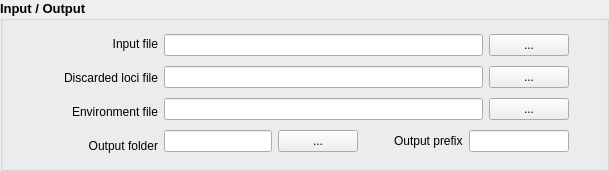
  <widget class="QGroupBox" name="groupBox">
   <property name="geometry">
    <rect>
     <x>12</x>
     <y>2</y>
     <width>609</width>
     <height>171</height>
    </rect>
   </property>
   <property name="font">
    <font>
     <pointsize>10</pointsize>
     <weight>75</weight>
     <bold>true</bold>
    </font>
   </property>
   <property name="title">
    <string>Input / Output</string>
   </property>
   <widget class="QWidget" name="">
    <property name="geometry">
     <rect>
      <x>0</x>
      <y>30</y>
      <width>609</width>
      <height>130</height>
     </rect>
    </property>
    <layout class="QHBoxLayout" name="horizontalLayout_5">
     <item>
      <spacer name="horizontalSpacer_3">
       <property name="orientation">
        <enum>Qt::Horizontal</enum>
       </property>
       <property name="sizeHint" stdset="0">
        <size>
         <width>40</width>
         <height>20</height>
        </size>
       </property>
      </spacer>
     </item>
     <item>
      <layout class="QVBoxLayout" name="verticalLayout_3">
       <item>
        <widget class="QLabel" name="label">
         <property name="font">
          <font>
           <pointsize>9</pointsize>
           <weight>50</weight>
           <bold>false</bold>
          </font>
         </property>
         <property name="toolTip">
          <string>Path to the input file (genotypic data)</string>
         </property>
         <property name="locale">
          <locale language="English" country="UnitedStates"/>
         </property>
         <property name="text">
          <string>Input file</string>
         </property>
         <property name="alignment">
          <set>Qt::AlignRight|Qt::AlignTrailing|Qt::AlignVCenter</set>
         </property>
        </widget>
       </item>
       <item>
        <widget class="QLabel" name="label_5">
         <property name="font">
          <font>
           <pointsize>9</pointsize>
           <weight>50</weight>
           <bold>false</bold>
          </font>
         </property>
         <property name="toolTip">
          <string>Path to the file containing the
discarded loci</string>
         </property>
         <property name="locale">
          <locale language="English" country="UnitedStates"/>
         </property>
         <property name="text">
          <string>Discarded loci file</string>
         </property>
         <property name="alignment">
          <set>Qt::AlignRight|Qt::AlignTrailing|Qt::AlignVCenter</set>
         </property>
        </widget>
       </item>
       <item>
        <widget class="QLabel" name="envLabel">
         <property name="font">
          <font>
           <pointsize>9</pointsize>
           <weight>50</weight>
           <bold>false</bold>
          </font>
         </property>
         <property name="toolTip">
          <string>Path to the file containing
the environmental data</string>
         </property>
         <property name="locale">
          <locale language="English" country="UnitedStates"/>
         </property>
         <property name="text">
          <string>Environment file</string>
         </property>
         <property name="alignment">
          <set>Qt::AlignRight|Qt::AlignTrailing|Qt::AlignVCenter</set>
         </property>
        </widget>
       </item>
       <item>
        <widget class="QLabel" name="label_3">
         <property name="font">
          <font>
           <pointsize>9</pointsize>
           <weight>50</weight>
           <bold>false</bold>
          </font>
         </property>
         <property name="toolTip">
          <string>Path to the folder which
will contain the output files</string>
         </property>
         <property name="locale">
          <locale language="English" country="UnitedStates"/>
         </property>
         <property name="text">
          <string>Output folder</string>
         </property>
         <property name="alignment">
          <set>Qt::AlignRight|Qt::AlignTrailing|Qt::AlignVCenter</set>
         </property>
        </widget>
       </item>
      </layout>
     </item>
     <item>
      <layout class="QVBoxLayout" name="verticalLayout_2">
       <item>
        <layout class="QHBoxLayout" name="horizontalLayout">
         <property name="sizeConstraint">
          <enum>QLayout::SetDefaultConstraint</enum>
         </property>
         <item>
          <widget class="QLineEdit" name="inputEdit">
           <property name="font">
            <font>
             <pointsize>9</pointsize>
             <weight>50</weight>
             <bold>false</bold>
            </font>
           </property>
           <property name="locale">
            <locale language="English" country="UnitedStates"/>
           </property>
          </widget>
         </item>
         <item>
          <widget class="QPushButton" name="browseInputButton">
           <property name="font">
            <font>
             <pointsize>9</pointsize>
             <weight>50</weight>
             <bold>false</bold>
            </font>
           </property>
           <property name="locale">
            <locale language="English" country="UnitedStates"/>
           </property>
           <property name="text">
            <string>...</string>
           </property>
          </widget>
         </item>
        </layout>
       </item>
       <item>
        <layout class="QHBoxLayout" name="horizontalLayout_4">
         <item>
          <widget class="QLineEdit" name="discEdit">
           <property name="font">
            <font>
             <pointsize>9</pointsize>
             <weight>50</weight>
             <bold>false</bold>
            </font>
           </property>
           <property name="locale">
            <locale language="English" country="UnitedStates"/>
           </property>
          </widget>
         </item>
         <item>
          <widget class="QPushButton" name="browseDiscButton">
           <property name="font">
            <font>
             <pointsize>9</pointsize>
             <weight>50</weight>
             <bold>false</bold>
            </font>
           </property>
           <property name="locale">
            <locale language="English" country="UnitedStates"/>
           </property>
           <property name="text">
            <string>...</string>
           </property>
          </widget>
         </item>
        </layout>
       </item>
       <item>
        <layout class="QHBoxLayout" name="horizontalLayout_2">
         <property name="sizeConstraint">
          <enum>QLayout::SetDefaultConstraint</enum>
         </property>
         <item>
          <widget class="QLineEdit" name="envEdit">
           <property name="font">
            <font>
             <pointsize>9</pointsize>
             <weight>50</weight>
             <bold>false</bold>
            </font>
           </property>
           <property name="locale">
            <locale language="English" country="UnitedStates"/>
           </property>
          </widget>
         </item>
         <item>
          <widget class="QPushButton" name="browseEnvButton">
           <property name="font">
            <font>
             <pointsize>9</pointsize>
             <weight>50</weight>
             <bold>false</bold>
            </font>
           </property>
           <property name="locale">
            <locale language="English" country="UnitedStates"/>
           </property>
           <property name="text">
            <string>...</string>
           </property>
          </widget>
         </item>
        </layout>
       </item>
       <item>
        <layout class="QHBoxLayout" name="horizontalLayout_3">
         <property name="sizeConstraint">
          <enum>QLayout::SetDefaultConstraint</enum>
         </property>
         <item>
          <widget class="QLineEdit" name="folderoutEdit">
           <property name="font">
            <font>
             <pointsize>9</pointsize>
             <weight>50</weight>
             <bold>false</bold>
            </font>
           </property>
           <property name="locale">
            <locale language="English" country="UnitedStates"/>
           </property>
          </widget>
         </item>
         <item>
          <widget class="QPushButton" name="browseOutfolderButton">
           <property name="font">
            <font>
             <pointsize>9</pointsize>
             <weight>50</weight>
             <bold>false</bold>
            </font>
           </property>
           <property name="locale">
            <locale language="English" country="UnitedStates"/>
           </property>
           <property name="text">
            <string>...</string>
           </property>
          </widget>
         </item>
         <item>
          <spacer name="horizontalSpacer_2">
           <property name="orientation">
            <enum>Qt::Horizontal</enum>
           </property>
           <property name="sizeType">
            <enum>QSizePolicy::Preferred</enum>
           </property>
           <property name="sizeHint" stdset="0">
            <size>
             <width>30</width>
             <height>20</height>
            </size>
           </property>
          </spacer>
         </item>
         <item>
          <widget class="QLabel" name="label_4">
           <property name="font">
            <font>
             <pointsize>9</pointsize>
             <weight>50</weight>
             <bold>false</bold>
            </font>
           </property>
           <property name="toolTip">
            <string>Prefix for the output filenames</string>
           </property>
           <property name="locale">
            <locale language="English" country="UnitedStates"/>
           </property>
           <property name="text">
            <string>Output prefix</string>
           </property>
          </widget>
         </item>
         <item>
          <widget class="QLineEdit" name="nameoutEdit">
           <property name="maximumSize">
            <size>
             <width>100</width>
             <height>16777215</height>
            </size>
           </property>
           <property name="font">
            <font>
             <pointsize>9</pointsize>
             <weight>50</weight>
             <bold>false</bold>
            </font>
           </property>
           <property name="locale">
            <locale language="English" country="UnitedStates"/>
           </property>
          </widget>
         </item>
        </layout>
       </item>
      </layout>
     </item>
     <item>
      <spacer name="horizontalSpacer_4">
       <property name="orientation">
        <enum>Qt::Horizontal</enum>
       </property>
       <property name="sizeType">
        <enum>QSizePolicy::Preferred</enum>
       </property>
       <property name="sizeHint" stdset="0">
        <size>
         <width>40</width>
         <height>20</height>
        </size>
       </property>
      </spacer>
     </item>
    </layout>
   </widget>
  </widget>
